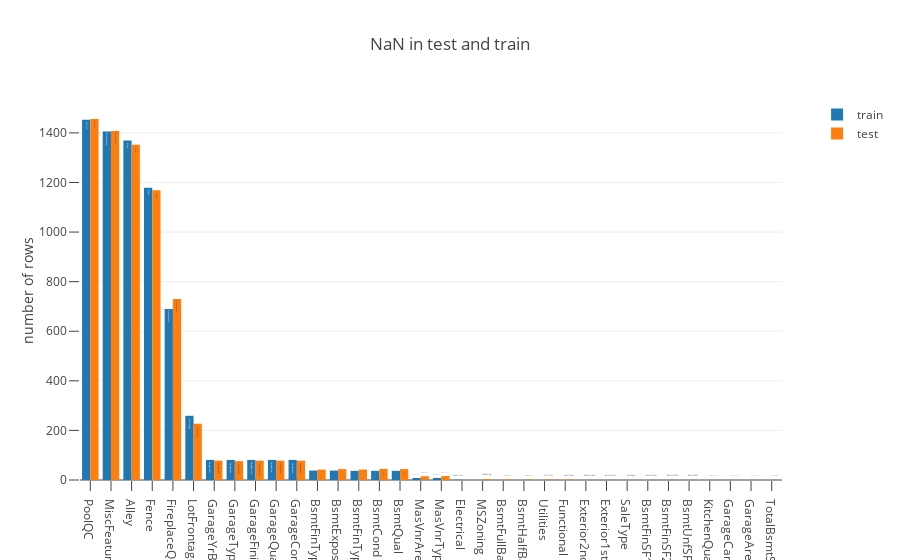

The code cell stored with this chart in its notebook:
### Markdown cell above
**Barchart: NaN in test and train**

### Code cell
trace1 = go.Bar(x = train_null.index, 
                y = train_null['missing'],
                name='train', 
                text = train_null.index)

trace2 = go.Bar(x = test_null.index, 
                y = test_null['missing'],
                name='test', 
                text = test_null.index)

data = [trace1, trace2]

layout = dict(title = 'NaN in test and train', 
              xaxis=dict(ticklen=10, zeroline= False),
              yaxis=dict(title = 'number of rows', side='left', ticklen=10),                                  
              legend=dict(orientation='v', x=1.05, y=1.0),
              autosize=True,
              barmode='group'
              )

fig = dict(data = data, layout = layout)
iplot(fig)

### Figure 1 — Plotly figure (JSON) as saved in the notebook; plotly's stock layout.template omitted (floating-point values rounded to 4 significant figures)
{"data": [{"name": "train", "text": ["PoolQC", "MiscFeature", "Alley", "Fence", "FireplaceQu", "LotFrontage", "GarageYrBlt", "GarageType", "GarageFinish", "GarageQual", "GarageCond", "BsmtFinType2", "BsmtExposure", "BsmtFinType1", "BsmtCond", "BsmtQual", "MasVnrArea", "MasVnrType", "Electrical"], "type": "bar", "uid": "c6f11f6f-1a07-420b-bcca-93255c6f7e75", "x": ["PoolQC", "MiscFeature", "Alley", "Fence", "FireplaceQu", "LotFrontage", "GarageYrBlt", "GarageType", "GarageFinish", "GarageQual", "GarageCond", "BsmtFinType2", "BsmtExposure", "BsmtFinType1", "BsmtCond", "BsmtQual", "MasVnrArea", "MasVnrType", "Electrical"], "y": [1453, 1406, 1369, 1179, 690, 259, 81, 81, 81, 81, 81, 38, 38, 37, 37, 37, 8, 8, 1]}, {"name": "test", "text": ["PoolQC", "MiscFeature", "Alley", "Fence", "FireplaceQu", "LotFrontage", "GarageYrBlt", "GarageCond", "GarageQual", "GarageFinish", "GarageType", "BsmtCond", "BsmtExposure", "BsmtQual", "BsmtFinType1", "BsmtFinType2", "MasVnrType", "MasVnrArea", "MSZoning", "BsmtFullBath", "BsmtHalfBath", "Utilities", "Functional", "Exterior2nd", "Exterior1st", "SaleType", "BsmtFinSF1", "BsmtFinSF2", "BsmtUnfSF", "KitchenQual", "GarageCars", "GarageArea", "TotalBsmtSF"], "type": "bar", "uid": "663c88c9-6428-4338-8229-35fe9a47a3a3", "x": ["PoolQC", "MiscFeature", "Alley", "Fence", "FireplaceQu", "LotFrontage", "GarageYrBlt", "GarageCond", "GarageQual", "GarageFinish", "GarageType", "BsmtCond", "BsmtExposure", "BsmtQual", "BsmtFinType1", "BsmtFinType2", "MasVnrType", "MasVnrArea", "MSZoning", "BsmtFullBath", "BsmtHalfBath", "Utilities", "Functional", "Exterior2nd", "Exterior1st", "SaleType", "BsmtFinSF1", "BsmtFinSF2", "BsmtUnfSF", "KitchenQual", "GarageCars", "GarageArea", "TotalBsmtSF"], "y": [1456, 1408, 1352, 1169, 730, 227, 78, 78, 78, 78, 76, 45, 44, 44, 42, 42, 16, 15, 4, 2, 2, 2, 2, 1, 1, 1, 1, 1, 1, 1, 1, 1, 1]}], "layout": {"autosize": true, "barmode": "group", "legend": {"orientation": "v", "x": 1.05, "y": 1}, "title": {"text": "NaN in test and train"}, "xaxis": {"ticklen": 10, "zeroline": false}, "yaxis": {"side": "left", "ticklen": 10, "title": {"text": "number of rows"}}}}
